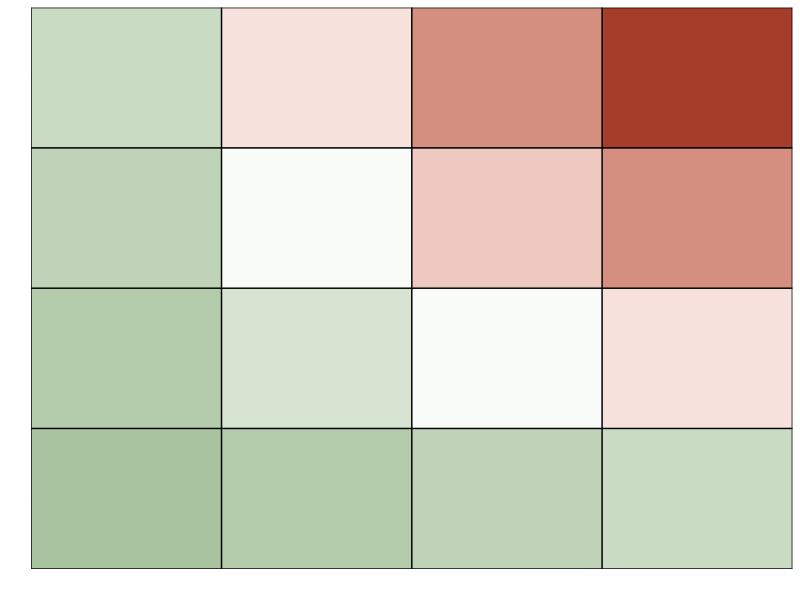

This figure's R source:
rm(list = ls())

library(dplyr)
library(ggplot2)

df <- expand.grid(impact = seq(0.5,4.5,length.out = 5),
                  likehood = seq(0.5,4.5,length.out = 5)) %>%
  mutate(prod = impact*likehood)

ggplot(data = df) +
  geom_tile(aes(x = impact,
                y = likehood,
                fill = prod)) +
  scale_fill_gradient2(midpoint = 4,limits = c(0,14),
                       low = "darkgreen", high = "darkred") +
  geom_vline(xintercept = seq(0,4)) +
  geom_hline(yintercept = (0:4)) +
  scale_x_continuous(expand = c(0,0),limits = c(0,4),
                     breaks = (0:4)+0.5,
                     labels = c()) +
  labs(x = "", y = "", fill = "") +
  scale_y_continuous(expand = c(0,0),limits = c(0,4),
                     breaks = (0:4)+0.5,
                     labels = c()) +
  theme_minimal() +
  guides(fill = "none")
